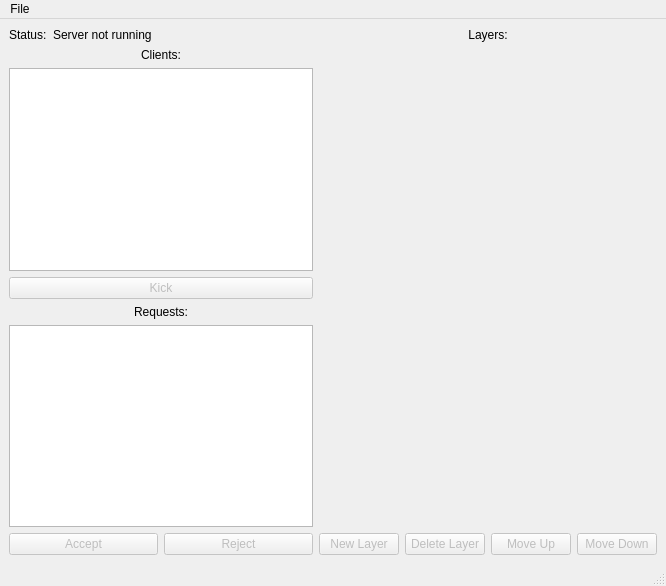
<ui version="4.0" >
 <class>HiveMasterSpec</class>
 <widget class="QMainWindow" name="HiveMasterSpec" >
  <property name="geometry" >
   <rect>
    <x>0</x>
    <y>0</y>
    <width>666</width>
    <height>586</height>
   </rect>
  </property>
  <property name="windowTitle" >
   <string>Hive Server</string>
  </property>
  <widget class="QWidget" name="centralwidget" >
   <layout class="QHBoxLayout" >
    <item>
     <layout class="QVBoxLayout" >
      <item>
       <layout class="QHBoxLayout" >
        <item>
         <widget class="QLabel" name="label_5" >
          <property name="text" >
           <string>Status:</string>
          </property>
         </widget>
        </item>
        <item>
         <widget class="QLabel" name="statusLabel" >
          <property name="sizePolicy" >
           <sizepolicy vsizetype="Preferred" hsizetype="MinimumExpanding" >
            <horstretch>0</horstretch>
            <verstretch>0</verstretch>
           </sizepolicy>
          </property>
          <property name="text" >
           <string>Server not running</string>
          </property>
         </widget>
        </item>
       </layout>
      </item>
      <item>
       <widget class="QLabel" name="label_2" >
        <property name="text" >
         <string>Clients:</string>
        </property>
        <property name="alignment" >
         <set>Qt::AlignCenter</set>
        </property>
       </widget>
      </item>
      <item>
       <widget class="QListWidget" name="clientsList" />
      </item>
      <item>
       <widget class="QPushButton" name="kick_button" >
        <property name="enabled" >
         <bool>false</bool>
        </property>
        <property name="text" >
         <string>Kick</string>
        </property>
       </widget>
      </item>
      <item>
       <widget class="QLabel" name="label_3" >
        <property name="text" >
         <string>Requests:</string>
        </property>
        <property name="alignment" >
         <set>Qt::AlignCenter</set>
        </property>
       </widget>
      </item>
      <item>
       <widget class="QListWidget" name="listWidget_2" />
      </item>
      <item>
       <layout class="QHBoxLayout" >
        <item>
         <widget class="QPushButton" name="accept_request_button" >
          <property name="enabled" >
           <bool>false</bool>
          </property>
          <property name="text" >
           <string>Accept</string>
          </property>
         </widget>
        </item>
        <item>
         <widget class="QPushButton" name="reject_request_button" >
          <property name="enabled" >
           <bool>false</bool>
          </property>
          <property name="text" >
           <string>Reject</string>
          </property>
         </widget>
        </item>
       </layout>
      </item>
     </layout>
    </item>
    <item>
     <layout class="QVBoxLayout" >
      <item>
       <widget class="QLabel" name="label" >
        <property name="sizePolicy" >
         <sizepolicy vsizetype="Minimum" hsizetype="Minimum" >
          <horstretch>0</horstretch>
          <verstretch>0</verstretch>
         </sizepolicy>
        </property>
        <property name="text" >
         <string>Layers:</string>
        </property>
        <property name="alignment" >
         <set>Qt::AlignCenter</set>
        </property>
       </widget>
      </item>
      <item>
       <widget class="QWidget" native="1" name="widget" >
        <property name="sizePolicy" >
         <sizepolicy vsizetype="Expanding" hsizetype="Expanding" >
          <horstretch>0</horstretch>
          <verstretch>0</verstretch>
         </sizepolicy>
        </property>
       </widget>
      </item>
      <item>
       <layout class="QHBoxLayout" >
        <item>
         <widget class="QPushButton" name="new_layer_button" >
          <property name="enabled" >
           <bool>false</bool>
          </property>
          <property name="text" >
           <string>New Layer</string>
          </property>
         </widget>
        </item>
        <item>
         <widget class="QPushButton" name="delete_layer_button" >
          <property name="enabled" >
           <bool>false</bool>
          </property>
          <property name="text" >
           <string>Delete Layer</string>
          </property>
         </widget>
        </item>
        <item>
         <widget class="QPushButton" name="layer_up_button" >
          <property name="enabled" >
           <bool>false</bool>
          </property>
          <property name="text" >
           <string>Move Up</string>
          </property>
         </widget>
        </item>
        <item>
         <widget class="QPushButton" name="layer_down_button" >
          <property name="enabled" >
           <bool>false</bool>
          </property>
          <property name="text" >
           <string>Move Down</string>
          </property>
         </widget>
        </item>
       </layout>
      </item>
     </layout>
    </item>
   </layout>
  </widget>
  <widget class="QMenuBar" name="menubar" >
   <property name="geometry" >
    <rect>
     <x>0</x>
     <y>0</y>
     <width>666</width>
     <height>35</height>
    </rect>
   </property>
   <widget class="QMenu" name="menuFile" >
    <property name="title" >
     <string>File</string>
    </property>
    <addaction name="separator" />
    <addaction name="actionStart" />
    <addaction name="actionStop" />
    <addaction name="actionOptions" />
    <addaction name="actionClose" />
   </widget>
   <addaction name="menuFile" />
  </widget>
  <widget class="QStatusBar" name="statusbar" />
  <action name="actionStart" >
   <property name="text" >
    <string>Start</string>
   </property>
  </action>
  <action name="actionStop" >
   <property name="text" >
    <string>Stop</string>
   </property>
  </action>
  <action name="actionClose" >
   <property name="text" >
    <string>Close</string>
   </property>
  </action>
  <action name="actionOptions" >
   <property name="text" >
    <string>Options</string>
   </property>
  </action>
 </widget>
 <resources/>
 <connections>
  <connection>
   <sender>actionClose</sender>
   <signal>triggered()</signal>
   <receiver>HiveMasterSpec</receiver>
   <slot>close()</slot>
   <hints>
    <hint type="sourcelabel" >
     <x>-1</x>
     <y>-1</y>
    </hint>
    <hint type="destinationlabel" >
     <x>332</x>
     <y>292</y>
    </hint>
   </hints>
  </connection>
 </connections>
</ui>
